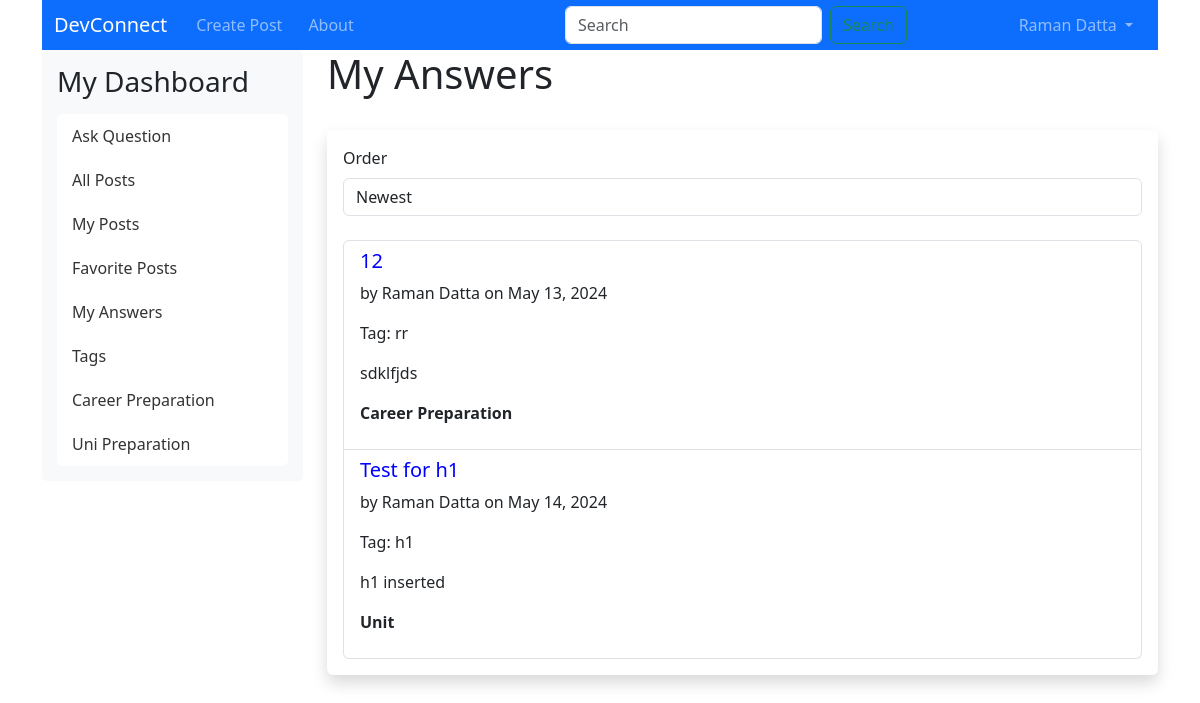
/my_answers (signed in), run on the app's committed database.
### app/models/model.py (models this page shows, shortened)
class Posts(db.Model):
    __tablename__ = "posts"
    id = db.Column(db.Integer, primary_key=True)
    title = db.Column(db.String(255), nullable=False)
    content = db.Column(db.Text, nullable=False)
    author_id = db.Column(db.Integer, db.ForeignKey('users.id'))
    date_posted = db.Column(db.DateTime, default=datetime.utcnow)
    deleted = db.Column(db.Boolean, default=False)
    answered = db.Column(db.Boolean, default=False)
    tag_id = db.Column(db.Integer, db.ForeignKey('tags.id'))
    career_preparation = db.Column(db.Boolean, default=False)
    author = db.relationship('User', backref=db.backref('posts', lazy=True))
    tag = db.relationship('Tag', backref=db.backref('posts', lazy=True))

class User(UserMixin, db.Model):
    __tablename__ = "users"
    id = db.Column(db.Integer, primary_key=True)
    first_name = db.Column(db.String(100), nullable=False)
    last_name = db.Column(db.String(100), nullable=False)
    uwa_id = db.Column(db.String(100), unique=True, nullable=False)
    email = db.Column(db.String(100), unique=True, nullable=False)
    major = db.Column(db.String(100), nullable=False)
    password_hash = db.Column(db.String(200), nullable=False)
    user_image = db.Column(db.String(200))
    is_disabled = db.Column(db.Boolean, default=False)
    timestamp = db.Column(db.DateTime, default=datetime.utcnow)
    role = db.Column(db.String(100))
    def __repr__(self):
        return f'<User {self.email}>'
    @property
    def is_active(self):
        return not self.is_disabled

class Tag(db.Model):
    __tablename__ = "tags"
    id = db.Column(db.Integer, primary_key=True)
    tag = db.Column(db.String(100), nullable=False)

### app/controllers/main_controller.py (the view)
@main.route('/my_answers')
@login_required
def my_answers():
    form = FilterSortForm()
    posts_with_my_replies = (
        db.session.query(Posts)
        .join(Reply, Posts.id == Reply.post_id)
        .filter(Reply.author_id == current_user.id)
        .all()
    )
    return render_template('main/my_answers.html', posts=posts_with_my_replies, form=form)

### app/forms.py
class FilterSortForm(FlaskForm):
    filter_by = SelectField('Filter By', choices=[('author', 'Author'), ('title', 'Title'), ('tag', 'Tag')], validators=[DataRequired()])
    filter_value = StringField('Filter Value')
    order = SelectField('Order', choices=[('asc', 'Ascending'), ('desc', 'Descending')], validators=[DataRequired()])
    submit = SubmitField('Apply')

### app/controllers/main_controller.py (called while the page is built)
@main.before_app_request
def add_tags_to_sidebar():
    if current_user.is_authenticated:
        tags_with_counts = db.session.query(
            Tag.id,
            Tag.tag,
            func.count(Posts.id).label('post_count')
        ).join(Posts, Posts.tag_id == Tag.id).group_by(Tag.id).all()
        g.tags = tags_with_counts
    else:
        g.tags = []

### app/templates/main/my_answers.html (shortened to what this page needs)
{% extends "includes/layout.html" %}
{% block content %}
<h1>My Answers{% if search_query %} - Search Results for "{{ search_query }}"{% endif %}</h1>
<br/>
<div class="shadow p-3 mb-5 bg-body rounded">
    <form id="filter-sort-form" method="POST" action="{{ url_for('main.my_answers') }}" class="mb-4">
        <div class="mb-3">
            {{ form.order.label(class="form-label") }}
            {{ form.order(class="form-control", id="order") }}
        </div>
    </form>
    <ul class="list-group" id="posts-list">
        {% for post in posts %}
        <li class="list-group-item">
            <h5><a href="{{ url_for('main.view_post', post_id=post.id, origin='my_answers') }}">{{ post.title }}</a></h5>
            <p>by {{ post.author.first_name }} {{ post.author.last_name }} on {{ post.date_posted.strftime('%B %d, %Y') }}</p>
            <p>Tag: {{ post.tag.tag if post.tag else 'N/A' }}</p>
            <p>{{ post.content|safe }}</p>
            <p><strong>{{ 'Career Preparation' if post.career_preparation else 'Unit' }}</strong></p>
        </li>
        {% endfor %}
    </ul>
</div>
{% endblock %}

### app/static/css/main.css (style rules this page uses)
:root { --blue: #27348b; --gold: #e2b600; --silver: #ececec; --red-700: #a92247; --red-800: #de2851; --red-900: #e42313; --orange: #e84e0f; --orange-400: #f49700; --yellow: #fdc300; --darkblue:#003869; --black-800: #1488ca; --lightblue:#48bed8; }
* { box-sizing: border-box; }
*:before, *:after { box-sizing: border-box; }
html { position: relative; min-height: 100%; }
body { margin-bottom: 60px; }
li { display: inline; padding: 5px; }
a { text-decoration: none; color: blue; }

### data on the page
Posts: title "12", author.first_name "Raman", author.last_name "Datta", date_posted "May 13, 2024", tag "rr", content "sdklfjds", career_preparation "Career Preparation"
Posts: title "Test for h1", author.first_name "Raman", author.last_name "Datta", date_posted "May 14, 2024", tag "h1", content "h1 inserted", career_preparation "Unit"

### other printed values
{{ session['user_name'] }} "Raman Datta"
